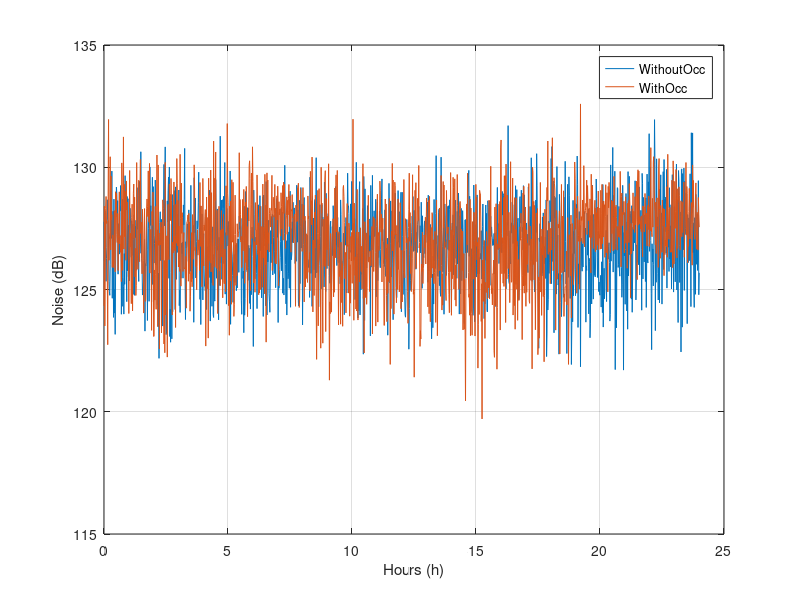

Source code (MATLAB): (Note: this script raises an error after producing the figure.)
%% Noise Data Analysis %%%%%%%%%%%%%%%%%%%%%%%%%%%%%%%%%%%%%%%%%%%%%%%%%%%%
%%%%%%%%%%%%%%%%%%%%%%%%%%%%%%%%%%%%%%%%%%%%%%%%%%%%%%%%%%%%%%%%%%%%%%%%%%%

%% == Part 0: 
%%Load Data ============================================================ %%

clear all, close all, clc;
addpath(genpath('functions'))
addpath(genpath('data'))
load('data0_noise.mat');
timedecimal=linspace(0,24,1440);

%% == Part 1: 
%%Plot Noise Data W/WO ================================================= %%

figure();
plot(timedecimal, noise_wo, timedecimal, noise_wi);
legend('WithoutOcc', 'WithOcc')
xlabel('Hours (h)');
ylabel('Noise (dB)');
grid on;

%% == Part 2: 
%%Plot Noise Data with a low-pass filter =============================== %%

figure();
plot(timedecimal, lowfilter(noise_wi,0.05), ...
    timedecimal, lowfilter(noise_wo,0.05));
legend('WithPerson', 'WithoutPerson')
xlabel('Hours (h)');
ylabel('Noise (dB)');
grid on;
